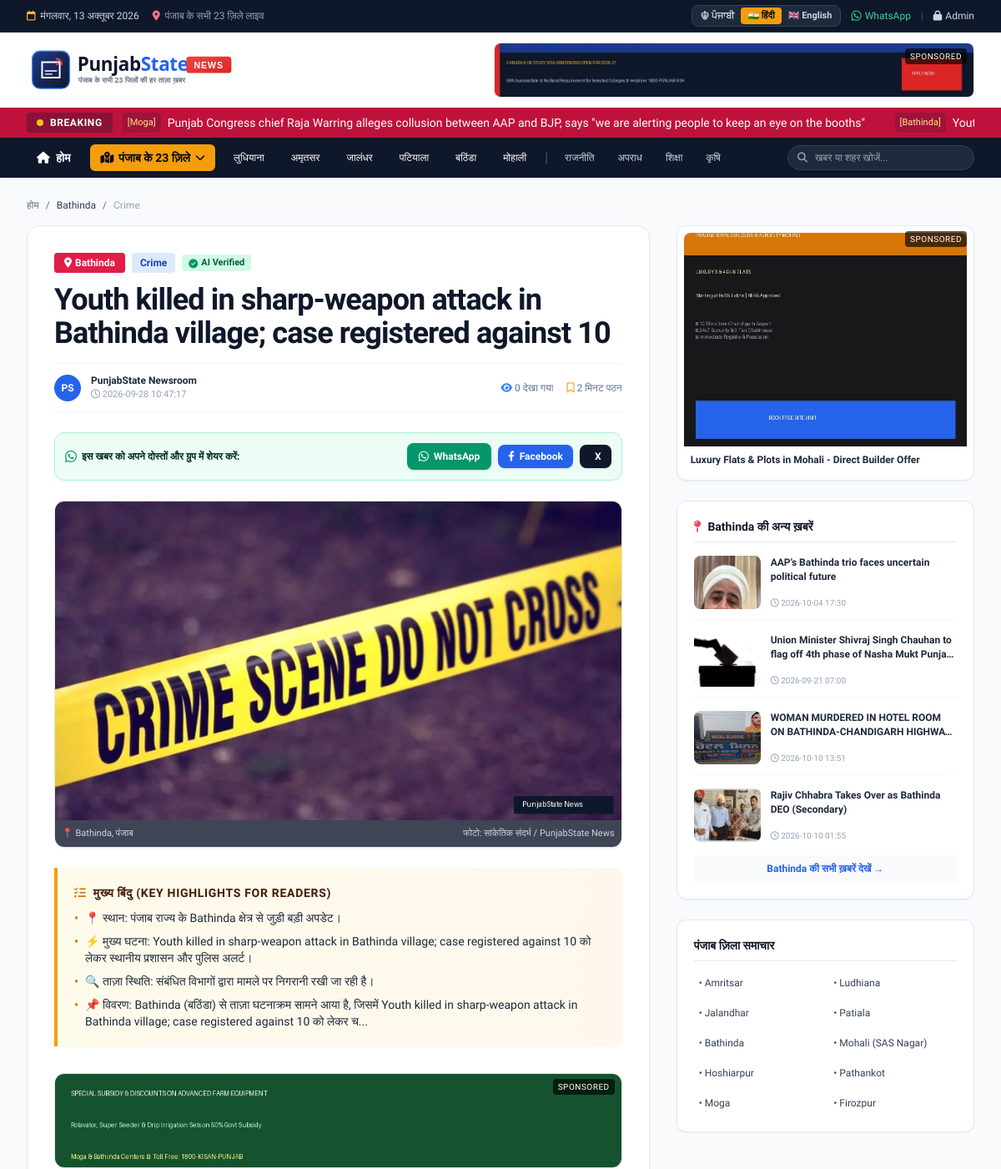
The page /article/youth-killed-in-sharp-weapon-attack-in-bathinda-village-case-registered-against-10 (upper part) on the database as committed earlier.
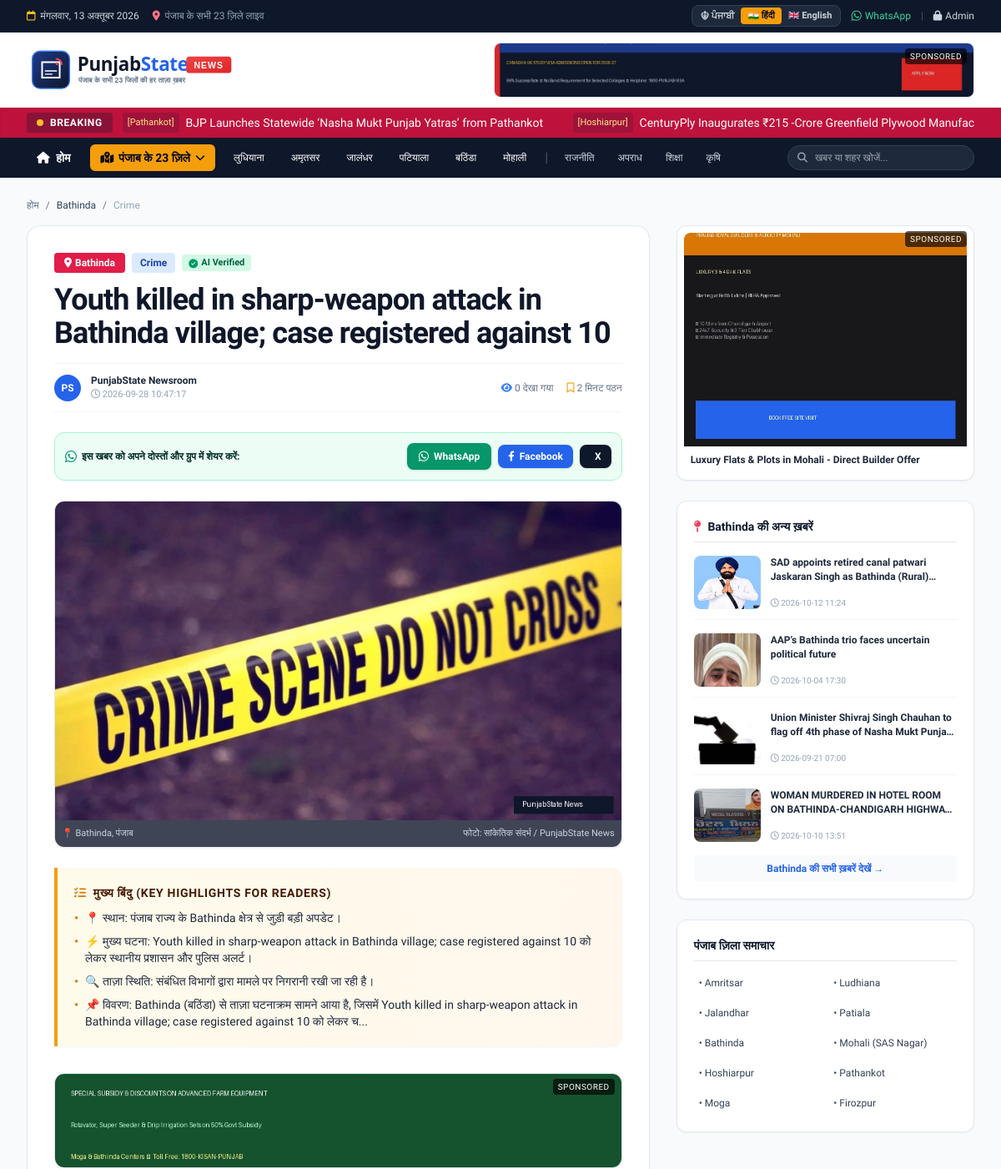
The same page on the database as committed later.
### tables this page shows
CREATE TABLE articles (
        id INTEGER PRIMARY KEY AUTOINCREMENT,
        title TEXT NOT NULL,
        slug TEXT UNIQUE NOT NULL,
        original_title TEXT,
        summary TEXT,
        highlights TEXT,
        content TEXT,
        city TEXT NOT NULL,
        city_name TEXT,
        category TEXT DEFAULT 'general',
        source_name TEXT,
        source_url TEXT UNIQUE,
        image_url TEXT,
        published_at TIMESTAMP,
        created_at TIMESTAMP DEFAULT CURRENT_TIMESTAMP,
        views_count INTEGER DEFAULT 0,
        is_breaking INTEGER DEFAULT 0,
        is_featured INTEGER DEFAULT 0
    );

### app.py (the view)
@app.route("/article/<slug>")
def article_detail(slug):
    article = get_article_by_slug(slug)
    if not article:
        flash("खबर नहीं मिली या हटा दी गई है।", "warning")
        return redirect(url_for("index"))
    increment_views(article['id'])
    related = get_related_articles(article['city'], article['id'], limit=4)
    current_url = request.url
    return render_template("article.html", article=article, related=related, current_url=current_url)

### app.py (called while the page is built)
@app.context_processor
def inject_globals():
    ads = get_active_ads()
    breaking = get_breaking_news(limit=8)
    city_counts = get_city_counts()
    current_lang = session.get('lang', 'hi')
    t = TRANSLATIONS.get(current_lang, TRANSLATIONS['hi'])
    return {
        "site_name": SITE_NAME,
        "site_tagline": SITE_TAGLINE,
        "site_description": SITE_DESCRIPTION,
        "districts": PUNJAB_DISTRICTS,
        "categories": CATEGORIES,
        "ads": ads,
        "breaking_news": breaking,
        "city_counts": city_counts,
        "current_lang": current_lang,
        "languages": LANGUAGES,
        "t": t
    }

### database.py (called while the page is built)
def get_db():
    conn = sqlite3.connect(DB_PATH, timeout=30.0, check_same_thread=False)
    conn.row_factory = sqlite3.Row
    conn.execute("PRAGMA busy_timeout = 30000;")
    return conn

def increment_views(article_id):
    conn = get_db()
    cursor = conn.cursor()
    cursor.execute("UPDATE articles SET views_count = views_count + 1 WHERE id = ?", (article_id,))
    conn.commit()
    conn.close()

### templates/article.html (shortened to what the changed rows need)
{% extends "base.html" %}
{% block content %}
<nav class="flex items-center gap-2 text-xs text-slate-500 mb-4 overflow-x-auto whitespace-nowrap">
    <a href="{{ url_for('index') }}" class="hover:text-blue-600">होम</a>
    <span>/</span>
    <a href="{{ url_for('city_page', city_id=article['city']) }}" class="hover:text-blue-600 font-medium text-slate-700">
        {{ article['city_name'] }}
    </a>
    <span>/</span>
    <span class="text-slate-400 capitalize">{{ article['category'] }}</span>
</nav>
<div class="grid grid-cols-1 lg:grid-cols-12 gap-8">
    <article class="lg:col-span-8 bg-white p-6 sm:p-8 rounded-2xl border border-slate-200 shadow-sm">
        <div class="flex flex-wrap items-center gap-2 mb-3">
            <a href="{{ url_for('city_page', city_id=article['city']) }}" class="bg-rose-600 hover:bg-rose-700 text-white text-xs font-bold px-3 py-1 rounded shadow-sm inline-flex items-center gap-1 transition">
                <i class="fa-solid fa-location-dot"></i> {{ article['city_name'] }}
            </a>
            <a href="{{ url_for('category_page', category_id=article['category']) }}" class="bg-blue-100 text-blue-800 text-xs font-semibold px-2.5 py-1 rounded capitalize">
                {{ article['category'] }}
            </a>
            <span class="bg-emerald-100 text-emerald-800 text-[11px] font-semibold px-2 py-0.5 rounded flex items-center gap-1">
                <i class="fa-solid fa-circle-check text-emerald-600"></i> AI Verified
            </span>
        </div>
        <h1 class="text-2xl sm:text-3xl lg:text-4xl font-extrabold text-slate-900 leading-tight mb-4 tracking-tight">
            {{ article['title'] }}
        </h1>
        <div class="flex flex-wrap items-center justify-between gap-3 py-3 border-y border-slate-100 text-xs text-slate-500 mb-6">
            <div class="flex items-center gap-3">
                <div>
                    <span class="font-bold text-slate-800 block">PunjabState Newsroom</span>
                    <span class="text-[11px] text-slate-400"><i class="fa-regular fa-clock"></i> {{ article['published_at'] }}</span>
                </div>
            </div>
            <div class="flex items-center gap-4 text-xs">
                <span><i class="fa-solid fa-eye text-blue-500"></i> {{ article['views_count'] }} देखा गया</span>
                <span><i class="fa-regular fa-bookmark text-amber-500"></i> 2 मिनट पठन</span>
            </div>
        </div>
        <div class="bg-emerald-50 border border-emerald-200 rounded-xl p-3 mb-6 flex flex-wrap items-center justify-between gap-3">
            <div class="text-xs font-bold text-emerald-950 flex items-center gap-1.5">
            </div>
            <div class="flex items-center gap-2">
            </div>
        </div>
        <div class="mb-6 rounded-xl overflow-hidden border border-slate-200 shadow-sm relative">
            <img src="{{ article['image_url'] }}" alt="{{ article['title'] }}" class="w-full max-h-[460px] object-cover">
            <div class="bg-slate-900/80 text-slate-300 text-[11px] p-2 flex items-center justify-between">
                <span>📍 {{ article['city_name'] }}, पंजाब</span>
                <span>फोटो: सांकेतिक संदर्भ / PunjabState News</span>
            </div>
        </div>
        {% if article['highlights_list'] %}
        <div class="mb-8 p-5 bg-gradient-to-r from-amber-50 to-orange-50 border-l-4 border-amber-500 rounded-r-xl shadow-sm">
            <h3 class="text-amber-950 font-bold text-sm uppercase tracking-wider mb-2.5 flex items-center gap-2">
            </h3>
            <ul class="space-y-2 text-slate-800 text-sm">
                {% for hl in article['highlights_list'] %}
                <li class="flex items-start gap-2">
                    <span class="text-amber-600 font-bold">•</span>
                    <span>{{ hl }}</span>
                </li>
                {% endfor %}
            </ul>
        </div>
        {% endif %}
        {% if ads.get('in_article_banner') and ads['in_article_banner']['is_active'] %}
        <div class="my-6 relative">
            <a href="{{ ads['in_article_banner']['target_url'] }}" target="_blank" rel="nofollow noopener" class="block overflow-hidden rounded-xl border border-slate-200 hover:opacity-95 transition relative shadow-sm">
            </a>
        </div>
        {% endif %}
    </article>
    <aside class="lg:col-span-4 space-y-6">
        {% if related %}
        <div class="bg-white p-5 rounded-xl border border-slate-200 shadow-sm">
            <h3 class="font-bold text-sm text-slate-900 border-b pb-2 mb-4 flex items-center gap-2">
                <i class="fa-solid fa-map-pin text-rose-500"></i>
                {{ article['city_name'] }} की अन्य ख़बरें
            </h3>
            <div class="space-y-4">
                {% for r in related %}
                <div class="flex gap-3 group border-b border-slate-100 pb-3 last:border-b-0 last:pb-0">
                    <div class="w-20 h-16 rounded-lg overflow-hidden shrink-0">
                        <img src="{{ r['image_url'] }}" alt="{{ r['title'] }}" class="w-full h-full object-cover group-hover:scale-105 transition">
                    </div>
                    <div class="flex-1 flex flex-col justify-between">
                        <h4 class="text-xs font-bold text-slate-800 group-hover:text-blue-600 line-clamp-2 leading-snug">
                            <a href="{{ url_for('article_detail', slug=r['slug']) }}">{{ r['title'] }}</a>
                        </h4>
                        <span class="text-[10px] text-slate-400"><i class="fa-regular fa-clock"></i> {{ r['published_at'][:16] }}</span>
                    </div>
                </div>
                {% endfor %}
            </div>
            <a href="{{ url_for('city_page', city_id=article['city']) }}" class="mt-4 block text-center py-2 bg-slate-50 hover:bg-blue-50 text-blue-600 rounded text-xs font-bold transition">
                {{ article['city_name'] }} की सभी ख़बरें देखें →
            </a>
        </div>
        {% endif %}
        <div class="bg-white p-5 rounded-xl border border-slate-200 shadow-sm">
            <div class="grid grid-cols-2 gap-2 text-xs">
                {% for d in districts[:10] %}
                <a href="{{ url_for('city_page', city_id=d['id']) }}" class="p-1.5 rounded hover:bg-blue-50 text-slate-700 hover:text-blue-700 transition">
                    • {{ d['name'] }}
                </a>
                {% endfor %}
            </div>
        </div>
    </aside>
</div>
{% endblock %}

### templates/base.html (shortened to what the changed rows need)
<!DOCTYPE html>
<html lang="hi" class="h-full">
<head>
    <script src="https://cdn.tailwindcss.com"></script>
    <link rel="stylesheet" href="https://cdnjs.cloudflare.com/ajax/libs/font-awesome/6.4.0/css/all.min.css">
    <link rel="stylesheet" href="{{ url_for('static', filename='css/style.css') }}">
</head>
<body class="bg-slate-50 text-slate-800 flex flex-col min-h-screen">
    <header class="bg-white border-b border-slate-200 shadow-sm sticky top-0 z-40">
        {% if breaking_news %}
        <div class="bg-rose-700 text-white text-xs sm:text-sm py-1.5 overflow-hidden flex items-center shadow-inner">
            <div class="max-w-7xl mx-auto px-4 sm:px-6 lg:px-8 w-full flex items-center">
                <div class="ticker-wrap flex-1">
                    <div class="ticker-move space-x-8">
                        {% for b in breaking_news %}
                        <a href="{{ url_for('article_detail', slug=b['slug']) }}" class="inline-flex items-center gap-2 hover:text-amber-200 transition">
                            <span class="bg-rose-800 text-[11px] px-1.5 py-0.5 rounded text-amber-200">[{{ b['city_name'] }}]</span>
                            <span>{{ b['title'] }}</span>
                        </a>
                        {% endfor %}
                    </div>
                </div>
            </div>
        </div>
        {% endif %}
    </header>
    <main class="flex-1 max-w-7xl w-full mx-auto px-4 sm:px-6 lg:px-8 py-6">
        {% block content %}{% endblock %}
    </main>
</body>
</html>

Rows that differ between the two databases and show on the page:
no longer on this page (row unchanged): articles: city_name "Moga", title "Punjab Congress chief Raja Warring alleges collusion between AAP and BJP, says \"we are alerting people to keep an eye on the booths\""
no longer on one of the page's lists (row unchanged): articles: city_name "Bathinda", title "Youth killed in sharp-weapon attack in Bathinda village; case registered against 10"
no longer on this page (row unchanged): articles: image_url (picture), title "Rajiv Chhabra Takes Over as Bathinda DEO (Secondary)", published_at "2026-10-10 01:55", shown under "Bathinda की अन्य ख़बरें"
added articles: city_name "Pathankot", title "BJP Launches Statewide ‘Nasha Mukt Punjab Yatras’ from Pathankot"
added articles: city_name "Hoshiarpur", title "CenturyPly Inaugurates ₹215 -Crore Greenfield Plywood…"
added articles: image_url (picture), title "SAD appoints retired canal patwari Jaskaran Singh as Bathinda…", published_at "2026-10-12 11:24", shown under "Bathinda की अन्य ख़बरें"
